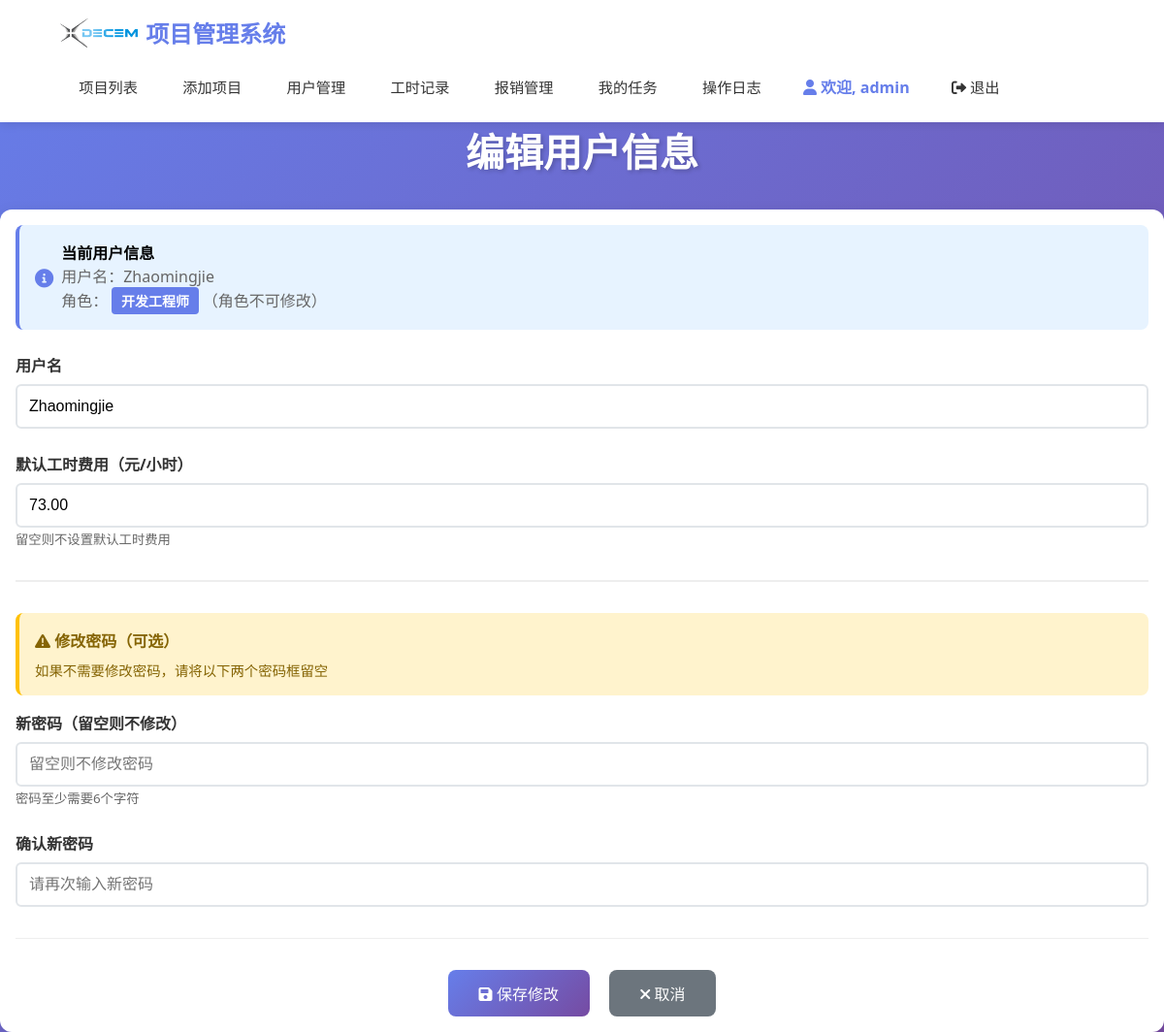
The page /users/25/edit (signed in) on the database its author committed.
### models.py (models this page shows, shortened)
class User(UserMixin, db.Model):
    __tablename__ = "users"
    id = db.Column(db.Integer, primary_key=True, autoincrement=True)
    username = db.Column(db.String(80), unique=True, nullable=False)
    password_hash = db.Column(db.String(120), nullable=False)
    role = db.Column(db.String(20), nullable=False)  # 'admin', 'finance', 'developer', 'project_manager'
    created_at = db.Column(db.DateTime, default=datetime.now)
    default_hourly_rate = db.Column(db.Numeric(10, 2), nullable=True)  # 默认工时费用
    ROLE_ADMIN = 'admin'
    ROLE_FINANCE = 'finance'
    ROLE_DEVELOPER = 'developer'
    ROLE_PROJECT_MANAGER = 'project_manager'
    def has_full_access(self):
        return self.role in [self.ROLE_ADMIN, self.ROLE_FINANCE]

### app.py (the view, shortened to what this page needs)
@app.route("/users/<int:user_id>/edit", methods=["GET", "POST"])
@login_required
@admin_or_finance_required
def edit_user(user_id):
    user = User.query.get_or_404(user_id)
    form = UserEditForm()
    if request.method == "GET":
        form.username.data = user.username
        form.default_hourly_rate.data = user.default_hourly_rate
    return render_template("user_edit.html", form=form, user=user)

### forms.py
class UserEditForm(FlaskForm):
    username = StringField("用户名", validators=[DataRequired(), Length(min=3, max=20)])
    password = PasswordField("新密码（留空则不修改）", validators=[Optional(), Length(min=6)])
    confirm_password = PasswordField("确认新密码", validators=[Optional(), Length(min=6)])
    default_hourly_rate = DecimalField("默认工时费用（元/小时）", validators=[Optional(), NumberRange(min=0)], places=2)
    submit = SubmitField("保存修改")

### app.py (called while the page is built)
def admin_or_finance_required(f):
    @wraps(f)
    def decorated_function(*args, **kwargs):
        if not current_user.is_authenticated:
            return redirect(url_for('login'))
        if not current_user.has_full_access():
            flash("权限不足，只有管理员或财务可以访问")
            return redirect(url_for('index'))
        return f(*args, **kwargs)
    return decorated_function

@login_manager.user_loader
def load_user(user_id):
    return db.session.get(User, int(user_id))

@app.before_request
def check_session_timeout():
    if current_user.is_authenticated:
        session.permanent = True
        last_activity = session.get('last_activity')
        now = datetime.now()
        if last_activity:
            last_activity_time = datetime.fromisoformat(last_activity)
            if now - last_activity_time > timedelta(seconds=600):
                username = current_user.username
                logout_user()
                session.clear()
                flash('由于长时间未操作，您已被自动退出，请重新登录', 'warning')
                return redirect(url_for('login'))
        if not request.path.startswith('/static/'):
            session['last_activity'] = now.isoformat()

### templates/user_edit.html (shortened to what this page needs)
{% extends "base.html" %}
{% block content %}
<h1 class="page-title">编辑用户信息</h1>
<div class="card" style="max-width: 700px; margin: 0 auto;">
    <div style="background: #e7f3ff; padding: 1rem; border-radius: 8px; margin-bottom: 1.5rem; border-left: 4px solid #667eea;">
        <div style="display: flex; align-items: center; gap: 0.5rem;">
            <i class="fas fa-info-circle" style="color: #667eea; font-size: 1.2rem;"></i>
            <div>
                <strong>当前用户信息</strong><br>
                <span style="color: #666;">用户名：{{ user.username }}</span><br>
                <span style="color: #666;">角色：
                    {% if user.role == 'admin' %}
                        <span class="badge" style="background: #dc3545;">管理员</span>
                    {% elif user.role == 'finance' %}
                        <span class="badge" style="background: #28a745;">财务</span>
                    {% elif user.role == 'project_manager' %}
                        <span class="badge" style="background: #ffc107; color: #333;">项目经理</span>
                    {% elif user.role == 'developer' %}
                        <span class="badge" style="background: #667eea;">开发工程师</span>
                    {% else %}
                        <span class="badge" style="background: #6c757d;">{{ user.role }}</span>
                    {% endif %}
                    （角色不可修改）
                </span>
            </div>
        </div>
    </div>
    <form method="POST" novalidate>
        <div class="form-group">
            <label class="form-label">{{ form.username.label }}</label>
            {{ form.username(class="form-control", placeholder="请输入用户名（3-20个字符）") }}
        </div>
        <div class="form-group">
            <label class="form-label">{{ form.default_hourly_rate.label }}</label>
            {{ form.default_hourly_rate(class="form-control", placeholder="例如：100.00") }}
            <small style="color: #666;">留空则不设置默认工时费用</small>
        </div>
        <hr style="margin: 2rem 0; border: none; border-top: 2px solid #eee;">
        <div style="background: #fff3cd; padding: 1rem; border-radius: 8px; margin-bottom: 1rem; border-left: 4px solid #ffc107;">
            <strong style="color: #856404;">
                <i class="fas fa-exclamation-triangle"></i> 修改密码（可选）
            </strong>
            <p style="color: #856404; margin: 0.5rem 0 0 0; font-size: 0.9rem;">
                如果不需要修改密码，请将以下两个密码框留空
            </p>
        </div>
        <div class="form-group">
            <label class="form-label">{{ form.password.label }}</label>
            {{ form.password(class="form-control", placeholder="留空则不修改密码") }}
            <small style="color: #666;">密码至少需要6个字符</small>
        </div>
        <div class="form-group">
            <label class="form-label">{{ form.confirm_password.label }}</label>
            {{ form.confirm_password(class="form-control", placeholder="请再次输入新密码") }}
        </div>
        <div style="text-align: center; margin-top: 2rem; padding-top: 2rem; border-top: 1px solid #eee;">
            <button type="submit" class="btn btn-primary" style="padding: 0.75rem 2rem; margin-right: 1rem;">
                <i class="fas fa-save"></i> 保存修改
            </button>
            <a href="{{ url_for('user_list') }}" class="btn btn-secondary" style="padding: 0.75rem 2rem;">
                <i class="fas fa-times"></i> 取消
            </a>
        </div>
    </form>
</div>
{% endblock %}

### templates/base.html (shortened to what this page needs)
<!DOCTYPE html>
<html lang="zh-CN">
<head>
    <link rel="stylesheet" href="{{ url_for('static', filename='style.css') }}">
    <link rel="stylesheet" href="https://cdnjs.cloudflare.com/ajax/libs/font-awesome/6.0.0/css/all.min.css">
</head>
<body>
        <header class="header">
            <div class="header-content">
                <a href="{{ url_for('index') }}" class="logo">
                    <img src="{{ url_for('static', filename='DEME.png') }}" alt="十致项目管理系统" style="height: 30px;"> 项目管理系统
                </a>
                <nav class="nav">
                    {% if current_user.is_authenticated %}
                        {% if current_user.has_full_access() %}
                            <a href="{{ url_for('index') }}">项目列表</a>
                            <a href="{{ url_for('create_project') }}">添加项目</a>
                            <a href="{{ url_for('user_list') }}">用户管理</a>
                            <a href="{{ url_for('worklog_list') }}">工时记录</a>
                            <a href="{{ url_for('expense_list') }}">报销管理</a>
                            <a href="{{ url_for('task_list') }}">我的任务</a>
                            <a href="{{ url_for('operation_logs') }}" class="nav-link">操作日志</a>
                        {% elif current_user.is_project_manager() %}
                            <a href="{{ url_for('index') }}">我的项目</a>
                            <a href="{{ url_for('worklog_list') }}">工时记录</a>
                            <a href="{{ url_for('expense_list') }}">报销记录</a>
                            <a href="{{ url_for('task_list') }}">我的任务</a>
                        {% endif %}
                        <span><i class="fas fa-user"></i> 欢迎, {{ current_user.username }}</span>
                        <a href="{{ url_for('logout') }}"><i class="fas fa-sign-out-alt"></i> 退出</a>
                    {% endif %}
                </nav>
            </div>
        </header>
    <div class="cibtauber">
        <main class="main-content">
            {% block content %}{% endblock %}
        </main>
    </div>
</body>
</html>

### static/style.css (style rules this page uses)
* { margin: 0; padding: 0; box-sizing: border-box; }
body { font-family: 'Segoe UI', Tahoma, Geneva, Verdana, sans-serif; background: linear-gradient(135deg, #667eea 0%, #764ba2 100%); min-height: 100vh; }
.page-title { font-size: 2.5rem; color: white; margin-bottom: 2rem; text-align: center; text-shadow: 2px 2px 4px rgba(0,0,0,0.2); }
.card { background: white; border-radius: 12px; padding: 1rem; box-shadow: 0 4px 15px rgba(0,0,0,0.1); margin-bottom: 2rem; width: 100%; max-width: 100% !important; }
.btn { padding: 0.75rem 1.5rem; border-radius: 8px; border: none; cursor: pointer; font-size: 1rem; font-weight: 500; text-decoration: none; display: inline-block; transition: all 0.3s ease; text-align: center; }
.btn-primary { background: linear-gradient(135deg, #667eea 0%, #764ba2 100%); color: white; }
.btn-secondary { background: #6c757d; color: white; }
.form-group { margin-bottom: 1.5rem; }
.form-label { display: block; margin-bottom: 0.5rem; color: #333; font-weight: 600; }
.form-control { width: 100%; padding: 0.75rem; border: 2px solid #e1e5e9; border-radius: 8px; font-size: 1rem; transition: border-color 0.3s; }
.badge { display: inline-block; padding: 0.35rem 0.75rem; font-size: 0.875rem; font-weight: 600; border-radius: 20px; text-align: center; }

### templates/base.html (style rules this page uses)
.header { background: white; box-shadow: 0 2px 10px rgba(0,0,0,0.1); position: sticky; top: 0; z-index: 1000; width: 100%; }
.header-content { max-width: 95%; margin: 0 auto; padding: 1rem 2rem; display: flex; justify-content: space-between; align-items: center; flex-wrap: wrap; gap: 1rem; }
.logo { font-size: 1.5rem; font-weight: bold; color: #667eea; text-decoration: none; display: flex; align-items: center; gap: 0.5rem; transition: color 0.3s ease; }
.nav { display: flex; gap: 0.5rem; align-items: center; flex-wrap: wrap; }
.nav a { color: #333; text-decoration: none; padding: 0.6rem 1.2rem; border-radius: 6px; transition: all 0.3s ease; font-weight: 500; white-space: nowrap; font-size: 0.95rem; }
.nav span { color: #667eea; font-weight: 600; padding: 0.6rem 1rem; white-space: nowrap; }

### templates/user_edit.html (style rules this page uses)
.form-group { margin-bottom: 1.5rem; }
.form-label { font-weight: 600; margin-bottom: 0.5rem; color: #333; display: block; }
.form-control { padding: 0.75rem; font-size: 1rem; border-radius: 6px; border: 2px solid #e1e5e9; width: 100%; transition: border-color 0.3s ease; }
.badge { display: inline-block; padding: 0.25rem 0.6rem; border-radius: 4px; font-size: 0.875rem; font-weight: 600; color: white; }

### rows shown on the page
User: username "admin"
User: username "Zhaomingjie", default_hourly_rate "73.00"
